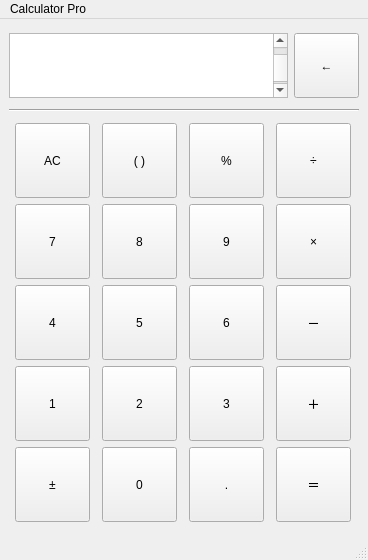
<?xml version="1.0" encoding="UTF-8"?>
<ui version="4.0">
 <class>MainWindow</class>
 <widget class="QMainWindow" name="MainWindow">
  <property name="enabled">
   <bool>true</bool>
  </property>
  <property name="geometry">
   <rect>
    <x>0</x>
    <y>0</y>
    <width>368</width>
    <height>560</height>
   </rect>
  </property>
  <property name="sizePolicy">
   <sizepolicy hsizetype="Preferred" vsizetype="Preferred">
    <horstretch>0</horstretch>
    <verstretch>0</verstretch>
   </sizepolicy>
  </property>
  <property name="minimumSize">
   <size>
    <width>368</width>
    <height>560</height>
   </size>
  </property>
  <property name="maximumSize">
   <size>
    <width>368</width>
    <height>560</height>
   </size>
  </property>
  <property name="windowTitle">
   <string>Calculator Pro</string>
  </property>
  <widget class="QWidget" name="centralwidget">
   <layout class="QGridLayout" name="gridLayout_2">
    <item row="5" column="0">
     <widget class="Line" name="line">
      <property name="orientation">
       <enum>Qt::Orientation::Horizontal</enum>
      </property>
     </widget>
    </item>
    <item row="6" column="0">
     <layout class="QGridLayout" name="gridLayout">
      <property name="spacing">
       <number>6</number>
      </property>
      <item row="1" column="2">
       <widget class="QPushButton" name="n9">
        <property name="enabled">
         <bool>true</bool>
        </property>
        <property name="sizePolicy">
         <sizepolicy hsizetype="Minimum" vsizetype="Fixed">
          <horstretch>0</horstretch>
          <verstretch>0</verstretch>
         </sizepolicy>
        </property>
        <property name="minimumSize">
         <size>
          <width>75</width>
          <height>75</height>
         </size>
        </property>
        <property name="maximumSize">
         <size>
          <width>75</width>
          <height>75</height>
         </size>
        </property>
        <property name="text">
         <string>9</string>
        </property>
       </widget>
      </item>
      <item row="3" column="3">
       <widget class="QPushButton" name="sAddition">
        <property name="enabled">
         <bool>true</bool>
        </property>
        <property name="sizePolicy">
         <sizepolicy hsizetype="Minimum" vsizetype="Fixed">
          <horstretch>0</horstretch>
          <verstretch>0</verstretch>
         </sizepolicy>
        </property>
        <property name="minimumSize">
         <size>
          <width>75</width>
          <height>75</height>
         </size>
        </property>
        <property name="maximumSize">
         <size>
          <width>75</width>
          <height>75</height>
         </size>
        </property>
        <property name="text">
         <string>＋</string>
        </property>
       </widget>
      </item>
      <item row="1" column="1">
       <widget class="QPushButton" name="n8">
        <property name="enabled">
         <bool>true</bool>
        </property>
        <property name="sizePolicy">
         <sizepolicy hsizetype="Minimum" vsizetype="Fixed">
          <horstretch>0</horstretch>
          <verstretch>0</verstretch>
         </sizepolicy>
        </property>
        <property name="minimumSize">
         <size>
          <width>75</width>
          <height>75</height>
         </size>
        </property>
        <property name="maximumSize">
         <size>
          <width>75</width>
          <height>75</height>
         </size>
        </property>
        <property name="text">
         <string>8</string>
        </property>
       </widget>
      </item>
      <item row="3" column="0">
       <widget class="QPushButton" name="n1">
        <property name="enabled">
         <bool>true</bool>
        </property>
        <property name="sizePolicy">
         <sizepolicy hsizetype="Minimum" vsizetype="Fixed">
          <horstretch>0</horstretch>
          <verstretch>0</verstretch>
         </sizepolicy>
        </property>
        <property name="minimumSize">
         <size>
          <width>75</width>
          <height>75</height>
         </size>
        </property>
        <property name="maximumSize">
         <size>
          <width>75</width>
          <height>75</height>
         </size>
        </property>
        <property name="text">
         <string>1</string>
        </property>
       </widget>
      </item>
      <item row="4" column="2">
       <widget class="QPushButton" name="dot">
        <property name="enabled">
         <bool>true</bool>
        </property>
        <property name="sizePolicy">
         <sizepolicy hsizetype="Minimum" vsizetype="Fixed">
          <horstretch>0</horstretch>
          <verstretch>0</verstretch>
         </sizepolicy>
        </property>
        <property name="minimumSize">
         <size>
          <width>75</width>
          <height>75</height>
         </size>
        </property>
        <property name="maximumSize">
         <size>
          <width>75</width>
          <height>75</height>
         </size>
        </property>
        <property name="text">
         <string>.</string>
        </property>
       </widget>
      </item>
      <item row="0" column="3">
       <widget class="QPushButton" name="sDivision">
        <property name="enabled">
         <bool>true</bool>
        </property>
        <property name="sizePolicy">
         <sizepolicy hsizetype="Minimum" vsizetype="Fixed">
          <horstretch>0</horstretch>
          <verstretch>0</verstretch>
         </sizepolicy>
        </property>
        <property name="minimumSize">
         <size>
          <width>75</width>
          <height>75</height>
         </size>
        </property>
        <property name="maximumSize">
         <size>
          <width>75</width>
          <height>75</height>
         </size>
        </property>
        <property name="text">
         <string>÷</string>
        </property>
       </widget>
      </item>
      <item row="3" column="1">
       <widget class="QPushButton" name="n2">
        <property name="enabled">
         <bool>true</bool>
        </property>
        <property name="sizePolicy">
         <sizepolicy hsizetype="Minimum" vsizetype="Fixed">
          <horstretch>0</horstretch>
          <verstretch>0</verstretch>
         </sizepolicy>
        </property>
        <property name="minimumSize">
         <size>
          <width>75</width>
          <height>75</height>
         </size>
        </property>
        <property name="maximumSize">
         <size>
          <width>75</width>
          <height>75</height>
         </size>
        </property>
        <property name="text">
         <string>2</string>
        </property>
       </widget>
      </item>
      <item row="2" column="1">
       <widget class="QPushButton" name="n5">
        <property name="enabled">
         <bool>true</bool>
        </property>
        <property name="sizePolicy">
         <sizepolicy hsizetype="Minimum" vsizetype="Fixed">
          <horstretch>0</horstretch>
          <verstretch>0</verstretch>
         </sizepolicy>
        </property>
        <property name="minimumSize">
         <size>
          <width>75</width>
          <height>75</height>
         </size>
        </property>
        <property name="maximumSize">
         <size>
          <width>75</width>
          <height>75</height>
         </size>
        </property>
        <property name="text">
         <string>5</string>
        </property>
       </widget>
      </item>
      <item row="4" column="1">
       <widget class="QPushButton" name="n0">
        <property name="enabled">
         <bool>true</bool>
        </property>
        <property name="sizePolicy">
         <sizepolicy hsizetype="Minimum" vsizetype="Fixed">
          <horstretch>0</horstretch>
          <verstretch>0</verstretch>
         </sizepolicy>
        </property>
        <property name="minimumSize">
         <size>
          <width>75</width>
          <height>75</height>
         </size>
        </property>
        <property name="maximumSize">
         <size>
          <width>75</width>
          <height>75</height>
         </size>
        </property>
        <property name="text">
         <string>0</string>
        </property>
       </widget>
      </item>
      <item row="0" column="0">
       <widget class="QPushButton" name="eraseAll">
        <property name="enabled">
         <bool>true</bool>
        </property>
        <property name="sizePolicy">
         <sizepolicy hsizetype="Minimum" vsizetype="Fixed">
          <horstretch>0</horstretch>
          <verstretch>0</verstretch>
         </sizepolicy>
        </property>
        <property name="minimumSize">
         <size>
          <width>75</width>
          <height>75</height>
         </size>
        </property>
        <property name="maximumSize">
         <size>
          <width>75</width>
          <height>75</height>
         </size>
        </property>
        <property name="text">
         <string>AC</string>
        </property>
       </widget>
      </item>
      <item row="2" column="3">
       <widget class="QPushButton" name="sSubstraction">
        <property name="enabled">
         <bool>true</bool>
        </property>
        <property name="sizePolicy">
         <sizepolicy hsizetype="Minimum" vsizetype="Fixed">
          <horstretch>0</horstretch>
          <verstretch>0</verstretch>
         </sizepolicy>
        </property>
        <property name="minimumSize">
         <size>
          <width>75</width>
          <height>75</height>
         </size>
        </property>
        <property name="maximumSize">
         <size>
          <width>75</width>
          <height>75</height>
         </size>
        </property>
        <property name="text">
         <string>－</string>
        </property>
       </widget>
      </item>
      <item row="1" column="0">
       <widget class="QPushButton" name="n7">
        <property name="enabled">
         <bool>true</bool>
        </property>
        <property name="sizePolicy">
         <sizepolicy hsizetype="Minimum" vsizetype="Fixed">
          <horstretch>0</horstretch>
          <verstretch>0</verstretch>
         </sizepolicy>
        </property>
        <property name="minimumSize">
         <size>
          <width>75</width>
          <height>75</height>
         </size>
        </property>
        <property name="maximumSize">
         <size>
          <width>75</width>
          <height>75</height>
         </size>
        </property>
        <property name="text">
         <string>7</string>
        </property>
       </widget>
      </item>
      <item row="2" column="0">
       <widget class="QPushButton" name="n4">
        <property name="enabled">
         <bool>true</bool>
        </property>
        <property name="sizePolicy">
         <sizepolicy hsizetype="Minimum" vsizetype="Fixed">
          <horstretch>0</horstretch>
          <verstretch>0</verstretch>
         </sizepolicy>
        </property>
        <property name="minimumSize">
         <size>
          <width>75</width>
          <height>75</height>
         </size>
        </property>
        <property name="maximumSize">
         <size>
          <width>75</width>
          <height>75</height>
         </size>
        </property>
        <property name="text">
         <string>4</string>
        </property>
       </widget>
      </item>
      <item row="4" column="3">
       <widget class="QPushButton" name="returns">
        <property name="enabled">
         <bool>true</bool>
        </property>
        <property name="sizePolicy">
         <sizepolicy hsizetype="Minimum" vsizetype="Fixed">
          <horstretch>0</horstretch>
          <verstretch>0</verstretch>
         </sizepolicy>
        </property>
        <property name="minimumSize">
         <size>
          <width>75</width>
          <height>75</height>
         </size>
        </property>
        <property name="maximumSize">
         <size>
          <width>75</width>
          <height>75</height>
         </size>
        </property>
        <property name="text">
         <string>＝</string>
        </property>
       </widget>
      </item>
      <item row="0" column="2">
       <widget class="QPushButton" name="percentage">
        <property name="enabled">
         <bool>true</bool>
        </property>
        <property name="sizePolicy">
         <sizepolicy hsizetype="Minimum" vsizetype="Fixed">
          <horstretch>0</horstretch>
          <verstretch>0</verstretch>
         </sizepolicy>
        </property>
        <property name="minimumSize">
         <size>
          <width>75</width>
          <height>75</height>
         </size>
        </property>
        <property name="maximumSize">
         <size>
          <width>75</width>
          <height>75</height>
         </size>
        </property>
        <property name="sizeIncrement">
         <size>
          <width>0</width>
          <height>0</height>
         </size>
        </property>
        <property name="baseSize">
         <size>
          <width>0</width>
          <height>0</height>
         </size>
        </property>
        <property name="text">
         <string>%</string>
        </property>
       </widget>
      </item>
      <item row="1" column="3">
       <widget class="QPushButton" name="sMultipulation">
        <property name="enabled">
         <bool>true</bool>
        </property>
        <property name="sizePolicy">
         <sizepolicy hsizetype="Minimum" vsizetype="Fixed">
          <horstretch>0</horstretch>
          <verstretch>0</verstretch>
         </sizepolicy>
        </property>
        <property name="minimumSize">
         <size>
          <width>75</width>
          <height>75</height>
         </size>
        </property>
        <property name="maximumSize">
         <size>
          <width>75</width>
          <height>75</height>
         </size>
        </property>
        <property name="text">
         <string>×</string>
        </property>
       </widget>
      </item>
      <item row="3" column="2">
       <widget class="QPushButton" name="n3">
        <property name="enabled">
         <bool>true</bool>
        </property>
        <property name="sizePolicy">
         <sizepolicy hsizetype="Minimum" vsizetype="Fixed">
          <horstretch>0</horstretch>
          <verstretch>0</verstretch>
         </sizepolicy>
        </property>
        <property name="minimumSize">
         <size>
          <width>75</width>
          <height>75</height>
         </size>
        </property>
        <property name="maximumSize">
         <size>
          <width>75</width>
          <height>75</height>
         </size>
        </property>
        <property name="text">
         <string>3</string>
        </property>
       </widget>
      </item>
      <item row="2" column="2">
       <widget class="QPushButton" name="n6">
        <property name="enabled">
         <bool>true</bool>
        </property>
        <property name="sizePolicy">
         <sizepolicy hsizetype="Minimum" vsizetype="Fixed">
          <horstretch>0</horstretch>
          <verstretch>0</verstretch>
         </sizepolicy>
        </property>
        <property name="minimumSize">
         <size>
          <width>75</width>
          <height>75</height>
         </size>
        </property>
        <property name="maximumSize">
         <size>
          <width>75</width>
          <height>75</height>
         </size>
        </property>
        <property name="text">
         <string>6</string>
        </property>
       </widget>
      </item>
      <item row="4" column="0">
       <widget class="QPushButton" name="pnStatus">
        <property name="enabled">
         <bool>true</bool>
        </property>
        <property name="sizePolicy">
         <sizepolicy hsizetype="Minimum" vsizetype="Fixed">
          <horstretch>0</horstretch>
          <verstretch>0</verstretch>
         </sizepolicy>
        </property>
        <property name="minimumSize">
         <size>
          <width>75</width>
          <height>75</height>
         </size>
        </property>
        <property name="maximumSize">
         <size>
          <width>75</width>
          <height>75</height>
         </size>
        </property>
        <property name="text">
         <string>±</string>
        </property>
       </widget>
      </item>
      <item row="0" column="1">
       <widget class="QPushButton" name="bracket">
        <property name="minimumSize">
         <size>
          <width>75</width>
          <height>75</height>
         </size>
        </property>
        <property name="maximumSize">
         <size>
          <width>75</width>
          <height>75</height>
         </size>
        </property>
        <property name="text">
         <string>( )</string>
        </property>
       </widget>
      </item>
     </layout>
    </item>
    <item row="4" column="0">
     <layout class="QHBoxLayout" name="horizontalLayout">
      <item>
       <widget class="QTextBrowser" name="textBrowser">
        <property name="maximumSize">
         <size>
          <width>16777215</width>
          <height>65</height>
         </size>
        </property>
        <property name="font">
         <font>
          <pointsize>24</pointsize>
         </font>
        </property>
        <property name="html">
         <string>&lt;!DOCTYPE HTML PUBLIC &quot;-//W3C//DTD HTML 4.0//EN&quot; &quot;http://www.w3.org/TR/REC-html40/strict.dtd&quot;&gt;
&lt;html&gt;&lt;head&gt;&lt;meta name=&quot;qrichtext&quot; content=&quot;1&quot; /&gt;&lt;meta charset=&quot;utf-8&quot; /&gt;&lt;style type=&quot;text/css&quot;&gt;
p, li { white-space: pre-wrap; }
hr { height: 1px; border-width: 0; }
li.unchecked::marker { content: &quot;\2610&quot;; }
li.checked::marker { content: &quot;\2612&quot;; }
&lt;/style&gt;&lt;/head&gt;&lt;body style=&quot; font-family:'Segoe UI'; font-size:24pt; font-weight:400; font-style:normal;&quot;&gt;
&lt;p align=&quot;right&quot; style=&quot;-qt-paragraph-type:empty; margin-top:0px; margin-bottom:0px; margin-left:0px; margin-right:0px; -qt-block-indent:0; text-indent:0px; font-family:'.AppleSystemUIFont'; font-size:48pt;&quot;&gt;&lt;br /&gt;&lt;/p&gt;&lt;/body&gt;&lt;/html&gt;</string>
        </property>
       </widget>
      </item>
      <item>
       <widget class="QPushButton" name="erase">
        <property name="enabled">
         <bool>true</bool>
        </property>
        <property name="sizePolicy">
         <sizepolicy hsizetype="Minimum" vsizetype="Fixed">
          <horstretch>0</horstretch>
          <verstretch>0</verstretch>
         </sizepolicy>
        </property>
        <property name="minimumSize">
         <size>
          <width>65</width>
          <height>65</height>
         </size>
        </property>
        <property name="maximumSize">
         <size>
          <width>65</width>
          <height>65</height>
         </size>
        </property>
        <property name="text">
         <string>←</string>
        </property>
       </widget>
      </item>
     </layout>
    </item>
   </layout>
  </widget>
  <widget class="QMenuBar" name="menubar">
   <property name="geometry">
    <rect>
     <x>0</x>
     <y>0</y>
     <width>368</width>
     <height>21</height>
    </rect>
   </property>
   <widget class="QMenu" name="menuCalculator">
    <property name="title">
     <string>Calculator Pro</string>
    </property>
    <addaction name="separator"/>
   </widget>
   <addaction name="menuCalculator"/>
  </widget>
  <widget class="QStatusBar" name="statusbar"/>
 </widget>
 <resources/>
 <connections/>
</ui>
